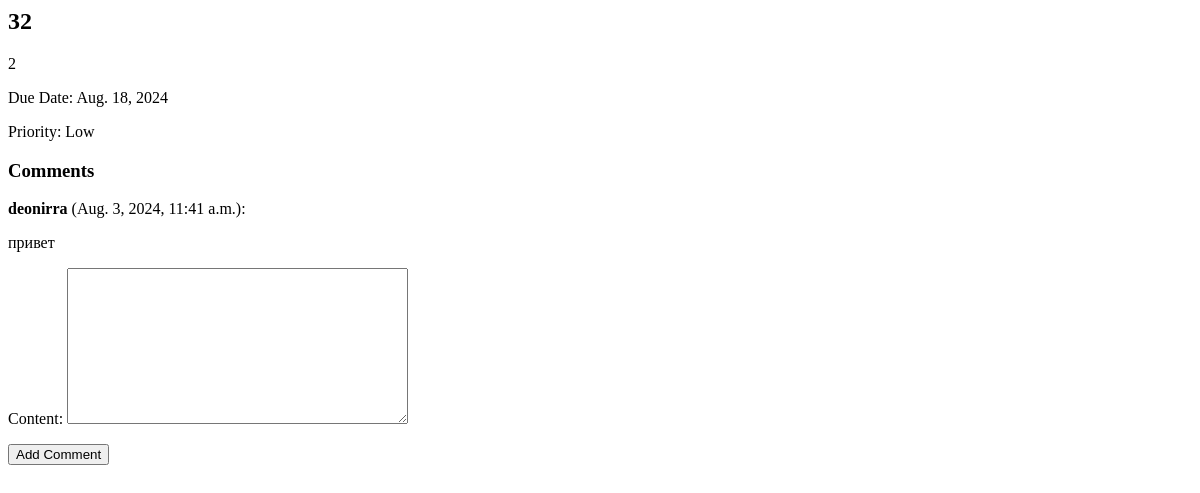
The app's page /task/1/ (signed in), older data.
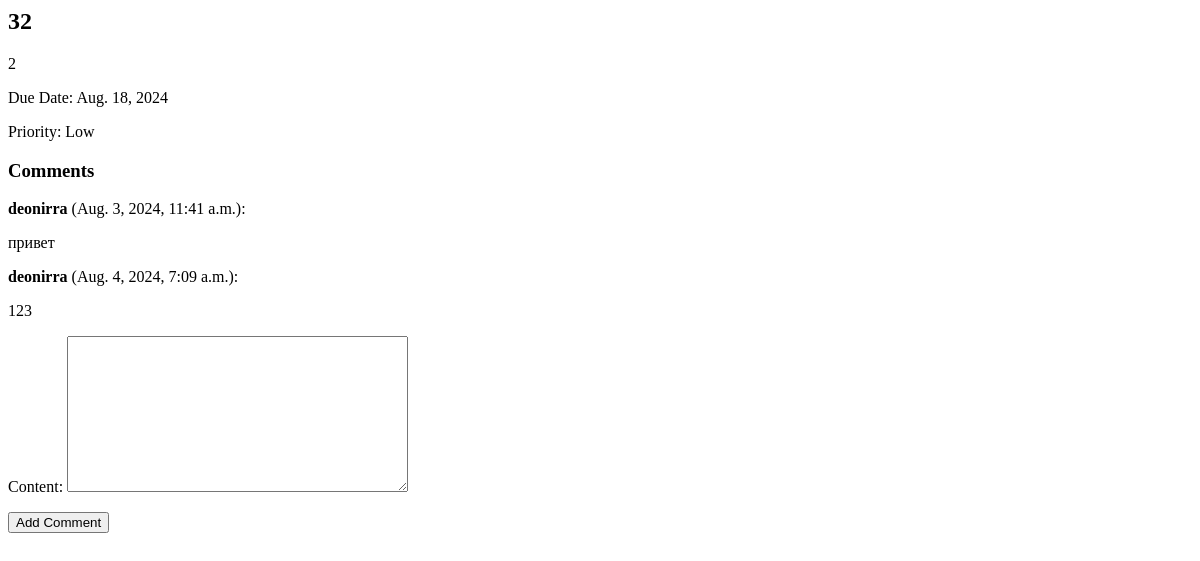
The same page, newer data.
### main/models.py (models this page shows, shortened)
class Task(models.Model):
    PRIORITY_CHOICES = [
        ('low', 'Low'),
        ('medium', 'Medium'),
        ('high', 'High'),
    ]
    STATUS_CHOICES = [
        ('new', 'New'),
        ('in_progress', 'In Progress'),
        ('completed', 'Completed'),
    ]
    project = models.ForeignKey(Project, on_delete=models.CASCADE, related_name='tasks')
    title = models.CharField(max_length=100)
    description = models.TextField(blank=True)
    created_at = models.DateTimeField(auto_now_add=True)
    due_date = models.DateField()
    priority = models.CharField(max_length=10, choices=PRIORITY_CHOICES)
    status = models.CharField(max_length=15, choices=STATUS_CHOICES, default='new')
    assignee = models.ForeignKey(User, on_delete=models.SET_NULL, null=True, related_name='tasks')

class Comment(models.Model):
    task = models.ForeignKey(Task, on_delete=models.CASCADE, related_name='comments')
    user = models.ForeignKey(settings.AUTH_USER_MODEL, on_delete=models.CASCADE)
    content = models.TextField()
    created_at = models.DateTimeField(auto_now_add=True)

### main/views.py (the view)
# urls.py: path('task/<int:task_id>/', views.task_detail, name='task_detail'),
@login_required
def task_detail(request, task_id):
    task = get_object_or_404(Task, id=task_id)
    if request.method == 'POST':
        comment_form = CommentForm(request.POST)
        if comment_form.is_valid():
            comment = comment_form.save(commit=False)
            comment.task = task
            comment.user = request.user
            comment.save()
            return redirect('task_detail', task_id=task_id)
    else:
        comment_form = CommentForm()
    comments = task.comments.all()
    return render(request, 'task_detail.html', {
        'task': task,
        'comment_form': comment_form,
        'comments': comments
    })

### main/forms.py
class CommentForm(forms.ModelForm):
    class Meta:
        model = Comment
        fields = ['content']

### templates/task_detail.html (shortened to what this page needs)
{% block content %}
<h2>{{ task.title }}</h2>
<p>{{ task.description }}</p>
<p>Due Date: {{ task.due_date }}</p>
<p>Priority: {{ task.get_priority_display }}</p>
<h3>Comments</h3>
<div>
    {% for comment in comments %}
        <div>
            <strong>{{ comment.user }}</strong> ({{ comment.created_at }}):
            <p>{{ comment.content }}</p>
        </div>
    {% empty %}
        <p>No comments yet.</p>
    {% endfor %}
</div>
<form method="post">
    {{ comment_form.as_p }}
    <button type="submit">Add Comment</button>
</form>
{% endblock %}

Row changes from the older to the newer data that the page shows:
added Comment: user "deonirra", created_at "Aug. 4, 2024, 7:09 a.m.", content "123"
